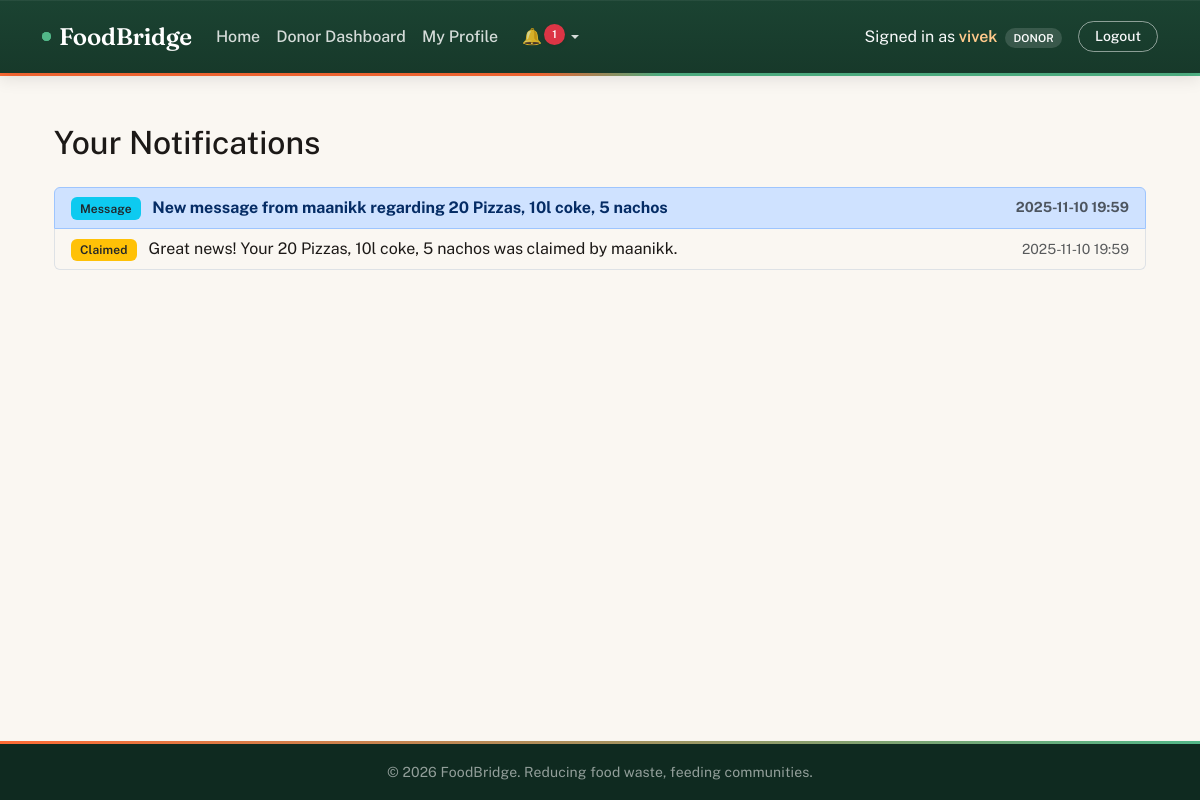
The app's page /notifications (signed in) with its own data.
### tables this page shows
CREATE TABLE notifications (
    id INTEGER PRIMARY KEY AUTOINCREMENT,
    user_id INTEGER NOT NULL,
    message TEXT NOT NULL,
    type TEXT NOT NULL,         -- 'system', 'chat', 'claim', 'new_donation'
    related_id INTEGER,         -- ID of related donation (for redirection)
    is_read INTEGER DEFAULT 0,
    created_at TIMESTAMP DEFAULT CURRENT_TIMESTAMP,
    FOREIGN KEY (user_id) REFERENCES users (id)
);

### app.py (the view)
@app.route('/notifications')
@login_required
def notifications():
    notifs = execute_query(
        'SELECT * FROM notifications WHERE user_id = ? ORDER BY created_at DESC',
        (session['user_id'],),
        fetchall=True
    )
    safe_notifs = []
    if notifs:
        for n in notifs:
            n_dict = dict(n)
            if 'created_at' in n_dict and n_dict['created_at'] is not None:
                n_dict['created_at'] = str(n_dict['created_at'])
            safe_notifs.append(n_dict)
    return render_template('notifications.html', notifs=safe_notifs)

### app.py (called while the page is built)
def get_db():
    if DATABASE_URL:
        db_url = DATABASE_URL.replace("postgres://", "postgresql://", 1)
        conn = psycopg2.connect(db_url, cursor_factory=RealDictCursor)
        return conn
    else:
        conn = sqlite3.connect('foodbridge.db')
        conn.row_factory = sqlite3.Row
        return conn

def execute_query(query, params=(), fetchone=False, fetchall=False, commit=False, return_id=False):
    conn = get_db()
    cursor = conn.cursor()
    if DATABASE_URL:
        formatted_query = query.replace('?', '%s')
        if return_id:
            formatted_query += " RETURNING id"
    else:
        formatted_query = query
    cursor.execute(formatted_query, params)
    result = None
    if return_id:
        if DATABASE_URL:
            row = cursor.fetchone()
            result = row['id'] if isinstance(row, dict) else row[0]
        else:
            result = cursor.lastrowid
    elif fetchone:
        result = cursor.fetchone()
    elif fetchall:
        result = cursor.fetchall()
    if commit:
        conn.commit()
    cursor.close()
    conn.close()
    return result

@app.context_processor
def inject_notifications():
    if 'user_id' in session:
        row = execute_query('SELECT COUNT(*) as count FROM notifications WHERE user_id = ? AND is_read = 0', (session['user_id'],), fetchone=True)
        count = row['count'] if row else 0
        recent = execute_query('SELECT * FROM notifications WHERE user_id = ? ORDER BY created_at DESC LIMIT 5', (session['user_id'],), fetchall=True)
        safe_recent = []
        if recent:
            for n in recent:
                n_dict = dict(n)
                if 'created_at' in n_dict and n_dict['created_at']:
                    n_dict['created_at'] = str(n_dict['created_at'])
                safe_recent.append(n_dict)
        return dict(notif_count=count, recent_notifs=safe_recent)
    return dict(notif_count=0, recent_notifs=[])

def login_required(f):
    @wraps(f)
    def decorated_function(*args, **kwargs):
        if 'user_id' not in session:
            return redirect(url_for('login'))
        return f(*args, **kwargs)
    return decorated_function

### templates/notifications.html
{% extends "base.html" %}
{% block content %}
<div class="container mt-4">
  <h2 class="mb-4">Your Notifications</h2>
  {% if notifs %}
    <div class="list-group">
      {% for notif in notifs %}
        <a href="{{ url_for('read_notification', notif_id=notif.id) }}"
           class="list-group-item list-group-item-action d-flex justify-content-between align-items-center {% if notif.is_read == 0 %}list-group-item-primary fw-bold{% endif %}">
          <div>
            {% if notif.type == 'new_donation' %}
              <span class="badge bg-success me-2">New Donation</span>
            {% elif notif.type == 'claim' %}
              <span class="badge bg-warning text-dark me-2">Claimed</span>
            {% elif notif.type == 'chat' %}
              <span class="badge bg-info text-dark me-2">Message</span>
            {% endif %}
            <span>{{ notif.message }}</span>
          </div>
          <small class="text-muted">
            {{ (notif.created_at | string)[:16] if notif.created_at else '' }}
          </small>
        </a>
      {% endfor %}
    </div>
  {% else %}
    <div class="alert alert-light text-center" role="alert">
      No notifications yet. You're all caught up!
    </div>
  {% endif %}
</div>
{% endblock %}

### templates/base.html (style rules this page uses)
:root { --forest: #1B4332; --forest-dark: #12302300; --forest-deep: #0F2A20; --rescue: #FF6B35; --rescue-dark: #E4551F; --fresh: #52B788; --fresh-dark: #3E9C6E; --bg: #FAF7F2; --surface: #FFFFFF; --ink: #1C1917; --muted: #6B7280; --hairline: #E7E2D9; --bs-primary: var(--rescue); --bs-success: var(--fresh); --bs-body-bg: var(--bg); --bs-body-color: var(--ink); --bs-body-font-family: 'Public Sans', system-ui, -apple-system, sans-serif; }
body { background-color: var(--bg); color: var(--ink); min-height: 100vh; display: flex; flex-direction: column; font-family: 'Public Sans', system-ui, -apple-system, sans-serif; }
.badge { padding: 0.45em 0.75em; font-weight: 600; letter-spacing: 0.01em; }

### records on screen
notifications: type "Message", message "New message from maanikk regarding 20 Pizzas, 10l coke, 5 nachos", created_at "2025-11-10 19:59"
notifications: type "Claimed", message "Great news! Your 20 Pizzas, 10l coke, 5 nachos was claimed by maanikk.", created_at "2025-11-10 19:59"

### other values on screen
{{ notif_count }} "1"
{{ session.get('username') }} "vivek"
{{ session.get('role')|upper }} "DONOR"
